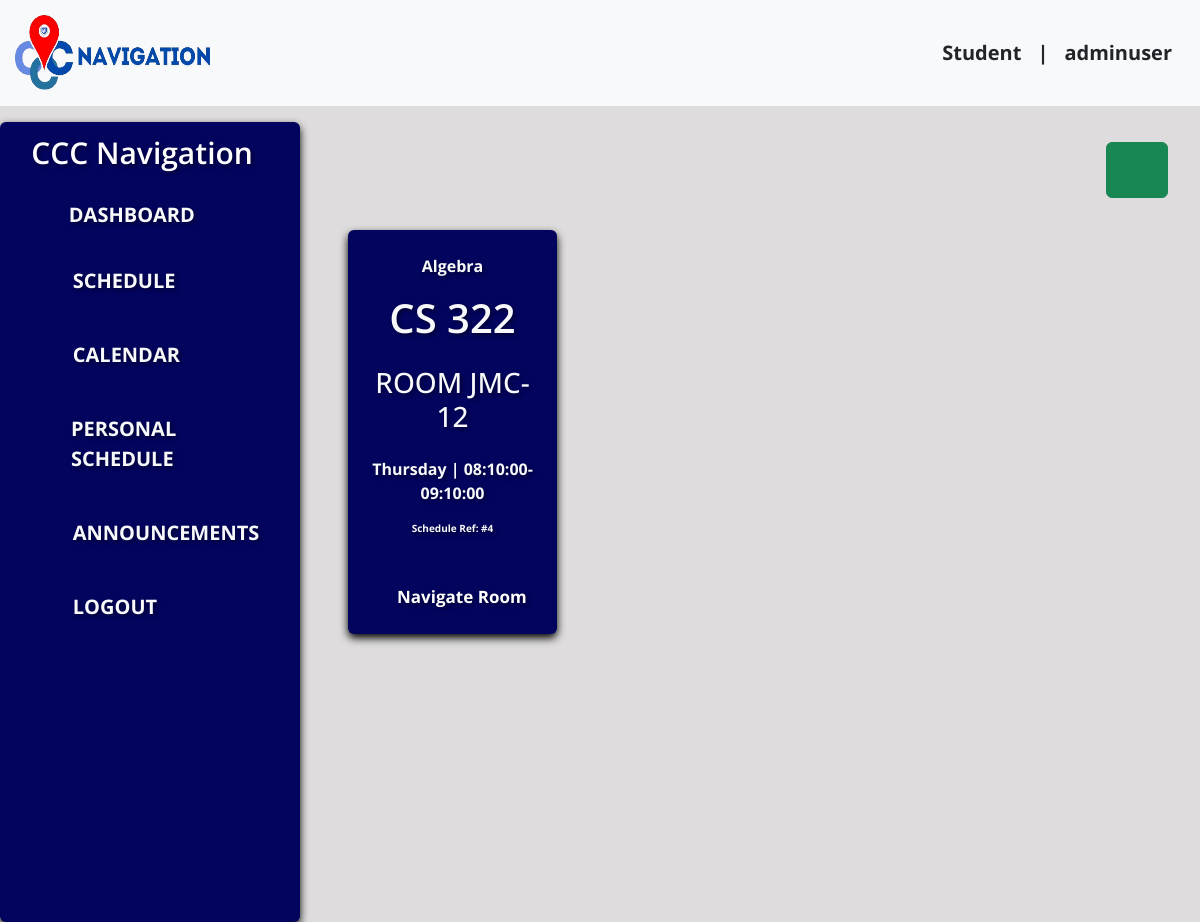
The app's page /schedule.php?day=Thursday (signed in) with its own data.
### tables this page shows
CREATE TABLE `schedule` (
  `schedule_id` int(11) NOT NULL AUTO_INCREMENT,
  `user_id` int(11) DEFAULT NULL,
  `subject_name` varchar(255) DEFAULT NULL,
  `subject_code` varchar(20) DEFAULT NULL,
  `building` varchar(100) DEFAULT NULL,
  `room_number` int(11) DEFAULT NULL,
  `class_start` time DEFAULT NULL,
  `class_end` time DEFAULT NULL,
  `day` varchar(20) DEFAULT NULL,
  PRIMARY KEY (`schedule_id`),
  KEY `user_id` (`user_id`),
  CONSTRAINT `schedule_ibfk_1` FOREIGN KEY (`user_id`) REFERENCES `users` (`user_id`)
);

### schedule.php (the view, shortened to what this page needs)
<?php
$username = $_SESSION['username'];
$section = $_SESSION['section'];
include_once 'dbcon.php';
if (isset($_GET['day']) && $_GET['day'] != 'ALL') {
  $selected_day = $_GET['day'];
  $sql = "SELECT * FROM schedule WHERE day = '$selected_day'";
} else {
  $sql = "SELECT * FROM schedule WHERE section = '$section'";
}
$result = mysqli_query($conn, $sql);
?>
<!DOCTYPE html>
<html lang="en">
<head>
  <link href="bootstrap-5.3.3-dist/css/bootstrap.min.css" rel="stylesheet" />
</head>
<body style="background: #dedcdc">
  <nav class="navbar navbar-expand-lg navbar-dark bg-light text-primary position-sticky">
    <div class="container-fluid">
      <div class="d-flex align-items-center">
        <a href="homepage.php" class="navbar-brand text-primary fw-bold" style="font-size: 40px; margin-right: 20px"><img src="img/cnav-logo.png" alt="Logo" class="header-logo" style="width: 200px; height: 80px; margin-right: 20px" /></a>
      </div>
      <div class="collapse navbar-collapse justify-content-end fw-bold" id="navbarSupportedContent">
        <div class="d-flex align-items-center">
          <a href="#" class="navbar-brand text-dark">Student</a>
          <span class="navbar-brand text-dark">|</span>
          <span class="navbar-brand text-dark me-3"><?php echo htmlspecialchars($username); ?></span>
        </div>
      </div>
    </div>
  </nav>
  <div class="container-fluid mt-3">
    <div class="row">
      <div class="col-lg-3 col-md-9 mb-lg-0 mb-4 px-lg-0">
        <nav class="sidemenu navbar navbar-expand-lg rounded">
          <div class="customs container-fluid flex-lg-column align-items-stretch">
            <h4 class="navbar-brand text-center text-white mb-2" style="font-weight: 600; font-size: 30px">CCC Navigation</h4>
            <div class="collapse flex-column navbar-collapse align-items-start" id="sidemenu">
              <a href="homepage.php" type="button" style="font-size: 20px" class="sidebar-link text-decoration-none fw-bold text-light p-3 align-items-center active d-flex">
                <box-icon name="home-alt" type="solid" color="#ffffff" size="sm"></box-icon>
                <span class="side-text ms-3">DASHBOARD</span>
              </a>
              <div class="p-1 mb-1 rounded text-white">
                <a href="schedule.php" type="button" style="font-size: 20px" class="sidebar-link text-decoration-none fw-bold text-light p-3 align-items-center active d-flex">
                  <box-icon name="edit" type="solid" color="#ffffff" size="sm"></box-icon>
                  <span class="side-text ms-3">SCHEDULE</span>
                </a>
              </div>
              <div class="p-1 mb-1 rounded text-white">
                <a href="calendar.php" type="button" style="font-size: 20px" class="sidebar-link text-decoration-none fw-bold text-light p-3 align-items-center active d-flex">
                  <box-icon name="calendar" type="solid" color="#ffffff" size="sm"></box-icon>
                  <span class="side-text ms-3">CALENDAR</span>
                </a>
              </div>
              <div class="p-1 mb-1 rounded text-white">
                <a href="personal_schedule.php" type="button" style="font-size: 20px" class="sidebar-link text-decoration-none fw-bold text-light p-3 align-items-center active d-flex">
                  <box-icon name="current-location" type="solid" color="#ffffff" size="sm"></box-icon>
                  <span class="side-text ms-3">PERSONAL SCHEDULE</span>
                </a>
              </div>
              <div class="p-1 mb-1 rounded text-white">
                <a href="announcement.php" type="button" style="font-size: 20px" class="sidebar-link text-decoration-none fw-bold text-light p-3 align-items-center active d-flex">
                  <box-icon name="megaphone" type="solid" color="#ffffff" size="sm"></box-icon>
                  <span class="side-text ms-3">ANNOUNCEMENTS</span>
                </a>
              </div>
              <div class="p-1 mb-1 rounded text-white">
                <a href="logout.php" type="button" style="font-size: 20px;" class="sidebar-link text-decoration-none fw-bold text-light p-3 align-items-center active d-flex">
                  <box-icon name="exit" type="solid" color="#ffffff" size="sm"></box-icon>
                  <span class="side-text ms-3">LOGOUT</span>
                </a>
              </div>
            </div>
          </div>
        </nav>
      </div>
      <div class="col-lg-9 main-content">
        <div class="container-fluid">
          <div class="d-flex justify-content-end mb-3">
            <button type="button" class="btn btn-success me-2" data-bs-toggle="modal" data-bs-target="#searchDay">
              <box-icon name="search-alt-2" size="md"></box-icon>
            </button>
          </div>
          <div class="row m-2 text-light fw-bold scrollable-dashboard">
            <?php
            while ($row = mysqli_fetch_assoc($result)) {
            ?>
              <div class="col-md-3 m-3 sidebar p-4 d-flex align-items-center justify-content-center rounded">
                <div class="align-items-center">
                  <p style="text-align: center;"><?php echo $row['subject_name']; ?></p>
                  <h1 style="text-align: center; font-weight: 600"><?php echo $row['subject_code']; ?></h1>
                  <h3 class="mt-4" style="text-align: center">ROOM <?php echo $row['building']; ?>-<?php echo $row['room_number']; ?></h3>
                  <p style="text-align: center;" class="mt-4"><?php echo $row['day']; ?> | <?php echo $row['class_start']; ?>-<?php echo $row['class_end']; ?></p>
                  <p style="text-align: center; font-size: 10px" class="mb-5">Schedule Ref: #<?php echo $row['schedule_id']; ?></p>
                  <a class="locate-link" type="button" data-bs-toggle="modal" data-bs-target="#<?php echo $row['building']; ?>" data-room-number="<?php echo $row['room_number']; ?>" data-room-building="<?php echo $row['building']; ?>" style="text-decoration: none; color: white; font-size: 17px; text-align: center; margin-left: 25px;">Navigate Room</a>
                </div>
              </div>
            <?php
            }
            ?>
          </div>
        </div>
      </div>
    </div>
  </div>
</body>
</html>

### schedule.php (style rules this page uses)
* { font-family: "Open Sans", sans-serif; }
.navbar-brand, .nav-link { font-size: 20px; }
.sidemenu { text-decoration: none; font-size: 30px; color: white; font-weight: 700; position: sticky; top: 0; height: 100vh; overflow-y: auto; background-color: #03045e; box-shadow: 0 4px 8px rgba(0, 0, 0, 1); text-shadow: 2px 2px 4px rgba(0, 0, 0, 0.5); padding: 30px; }
.customs { height: 100%; }
#sidemenu { padding-left: 0; }
.sidebar { background-color: #03045e; box-shadow: 0 4px 8px rgba(0, 0, 0, 1); text-shadow: 2px 2px 4px rgba(0, 0, 0, 0.5); padding: 30px; }
.main-content { padding: 20px; }
.sidebar-link { justify-content: flex-start; }
.scrollable-dashboard { max-height: 600px; overflow-y: auto; }
img { width: 100%; }

### records on screen
schedule: subject_name "Algebra", subject_code "CS 322", building "JMC", room_number "12", day "Thursday", class_start "08:10:00", class_end "09:10:00", schedule_id "4"

### other values on screen
$username "adminuser"
